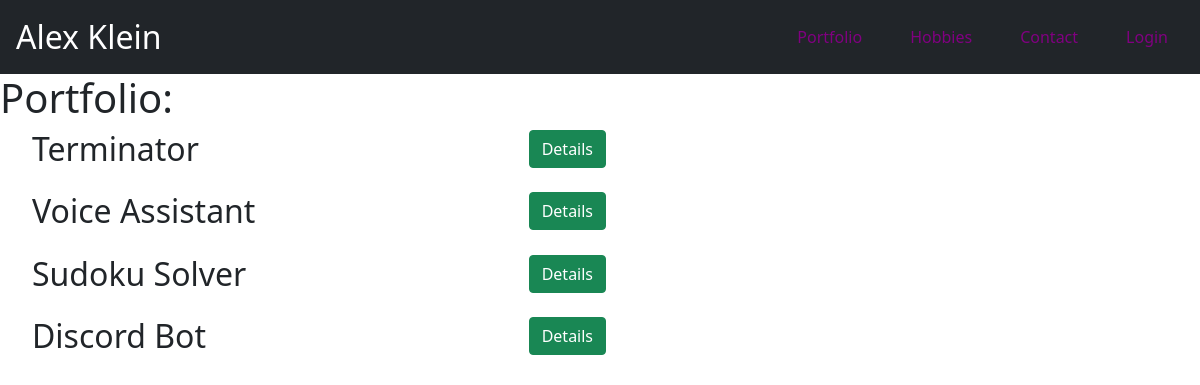
The page /portfolio/ on the database its author committed.
### portfolio/models.py (models this page shows, shortened)
class Project(models.Model):
    proj_name = models.CharField(max_length=200)
    proj_desc = models.CharField(max_length=200)
    proj_img = models.CharField(max_length=500, default='https://upload.wikimedia.org/wikipedia/commons/thumb/5/55/Question_Mark.svg/1200px-Question_Mark.svg.png')

### portfolio/views.py (the view)
# urls.py: path('', views.index, name='index'),
def index(request):
    projList = Project.objects.all()
    context = {
        'projList': projList,
    }
    return render(request, 'project/index.html', context)

### portfolio/templates/project/index.html (shortened to what this page needs)
{% extends 'hobby/base.html' %}
    {% block body %}
    <h1>Portfolio:</h1>
        {% for proj in projList %}
        <ul>
            <li>
                <div class="row">
                    <div class="col-md-5">
                        <h2>{{ proj.proj_name }}</h2>
                    </div>
                    <div class="col-md-1">
                        <a href="{%  url 'portfolio:detail' proj.id %}" class="btn btn-success">Details</a>
                    </div>
                </div>
            </li>
        </ul>
        {% endfor %}
    {% endblock %}

### hobby/static/hobby/style.css (style rules this page uses)
body { background-color: lightyellow; overflow: hidden; }
ul { list-style: none; }

### rows shown on the page
Project: proj_name "Terminator"
Project: proj_name "Voice Assistant"
Project: proj_name "Sudoku Solver"
Project: proj_name "Discord Bot"
